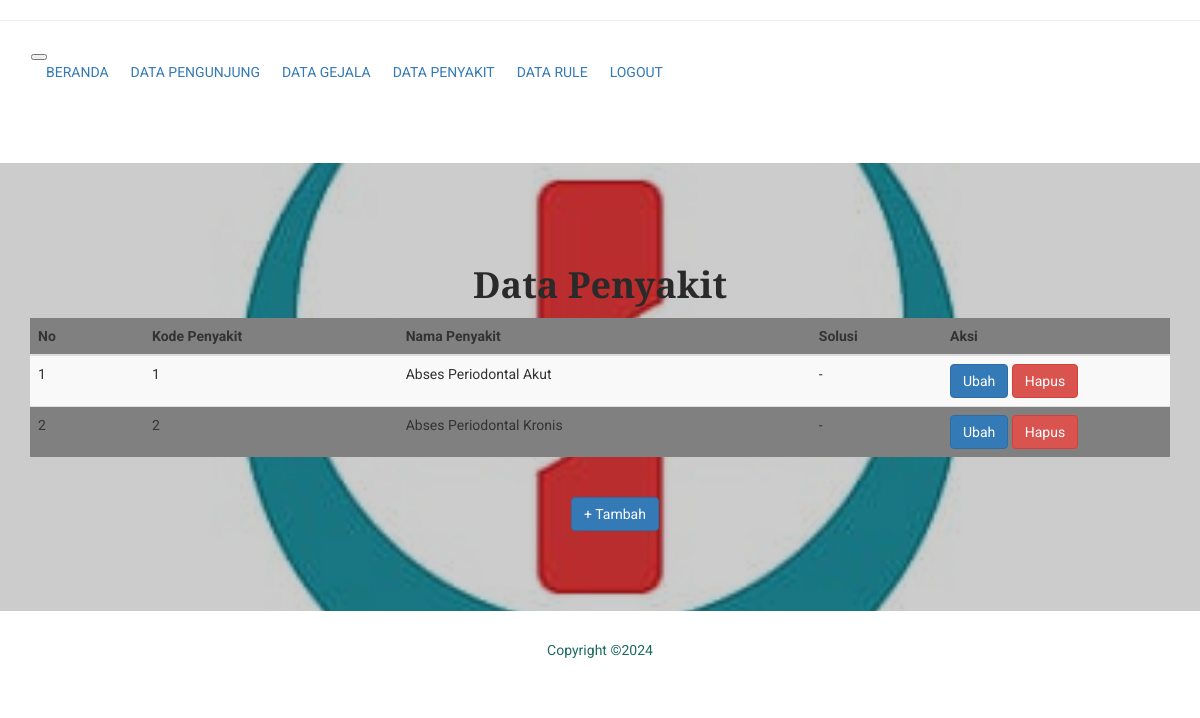
The page /index.php?konten=penyakit (signed in) on the database its author committed.
### tables this page shows
CREATE TABLE `penyakit` (
  `No` int(11) NOT NULL,
  `Kodepenyakit` varchar(10) NOT NULL,
  `Namapenyakit` varchar(100) NOT NULL,
  `Solusi` text NOT NULL
);

### konten/penyakit/penyakit.php (the view)
  <span class="card-title"><h1><center><strong>Data Penyakit</strong></center></h1></span>
  <table class="table table-striped table-dark" style="background: grey;">
          <thead>
            <tr>
                <th width="10%">No</th>
                <th>Kode Penyakit</th>
                <th>Nama Penyakit</th>
                <th>Solusi</th>
                <th style="width: 20%;">Aksi</th>
            </tr>
          </thead>
          <tbody>
  <?php
  $no=1;
  $sql=mysqli_query($conn,"select * from penyakit order by Kodepenyakit asc");
  while($ds=mysqli_fetch_array($sql))
      {
  ?>
            <tr>
              <td> <?php echo $no;?></td>
              <td> <?php echo $ds['Kodepenyakit'];?></td>
              <td> <?php echo $ds['Namapenyakit'];?></td>
              <td> <?php echo $ds['Solusi'];?></td>
              <td>
              <a href="index.php?konten=editpenyakit&id=<?php echo "$ds[Kodepenyakit] "?>">
              <button type="button" class="btn btn-primary"> Ubah </button>
              <a href="konten/proses.php?proses=hapus_penyakit&id=<?php echo "$ds[Kodepenyakit] "?>">
              <button type="button" class="btn btn-danger">Hapus</button></a></td>
            </tr>
              <?php $no=$no+1; } ?>
          </tbody>
        </table>
        <br>
    <div class="container text-center">
      <a href="index.php?konten=tambahpenyakit" type="submit" class="btn btn-md btn-primary">
        + Tambah
      </a>
    </div>
</div>

### rows shown on the page
penyakit: Kodepenyakit "1", Namapenyakit "Abses Periodontal Akut", Solusi "-"
penyakit: Kodepenyakit "2", Namapenyakit "Abses Periodontal Kronis", Solusi "-"
